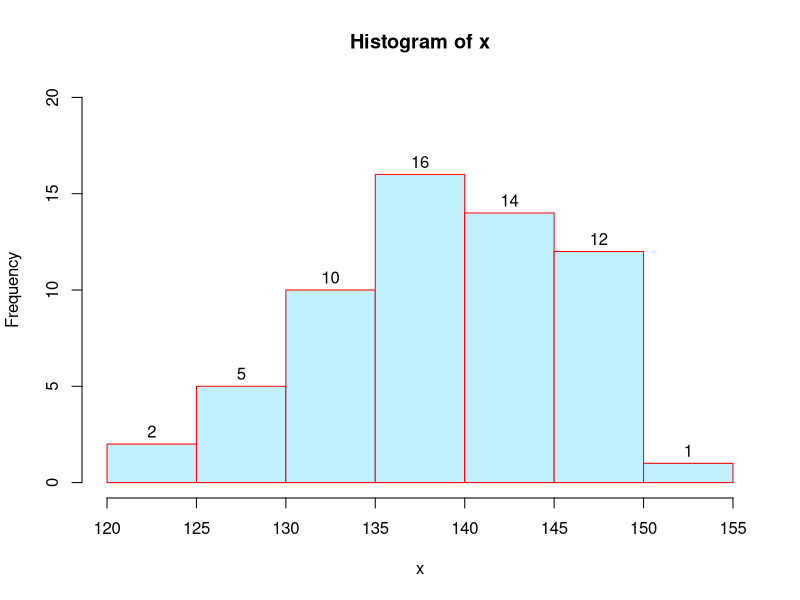
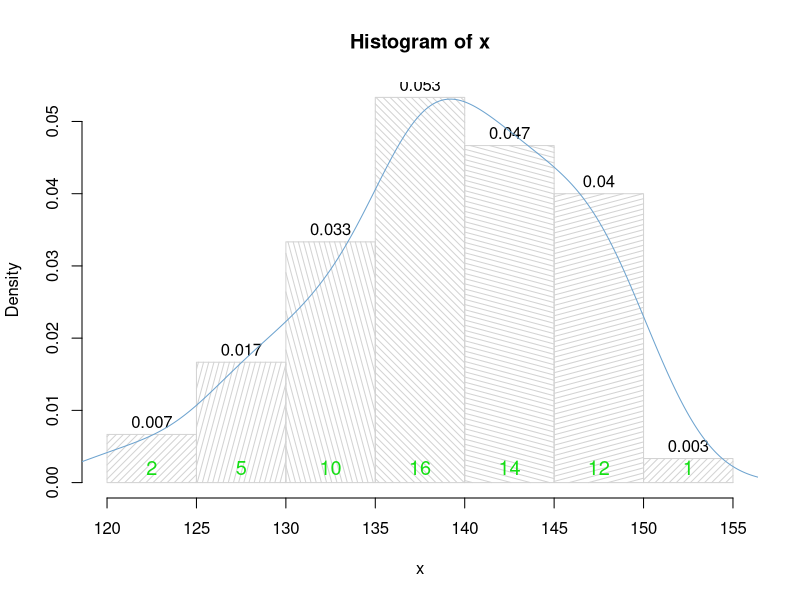

These charts were generated, in order, by the following R code:
setwd("E:/Code/code/mathmodeling/HW1/")
jpeg(file = "Hist.png", width = 400, height = 500)
x <- scan("height.txt")
print(x)
hist(x, col = "#c2f0ff", border = "red", labels = TRUE, ylim = c(0, 20))
r <- hist(x, freq = FALSE, density = 20, angle = 15 + 30 * 1:6, labels = TRUE)
text(r$mids, 0, r$counts, adj = c(.5, -.5), cex = 1.2, col = "#14df14")
lines(density(x), col = "#6da3cf", lwd = 1)
dev.off()